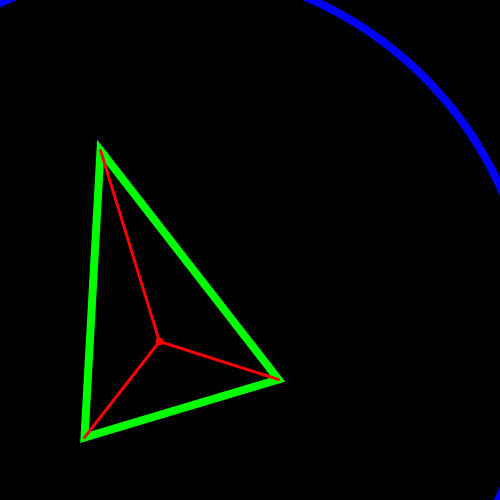
Frame 1 (no input)
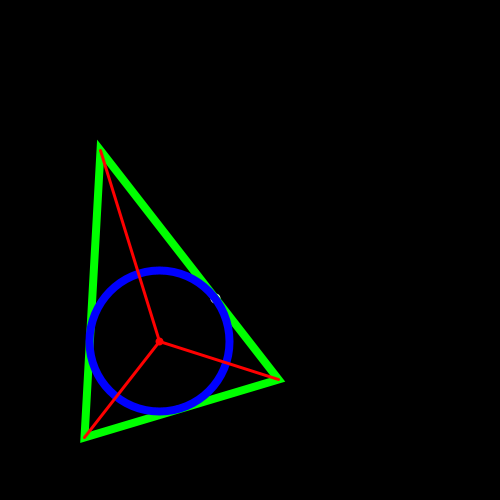
Frame 60 (the mouse pressed at the canvas centre just before this capture)
Frame 120 (the mouse held since frame 60 and released just before this capture): identical to frame 60, image omitted

The Processing sketch that drew these frames (run headless with seeded random() and noise(); from frame 60 on, the mouse is pressed at the canvas centre):

// Processing sketch: IncenterTriangle
// ── IncenterTriangle.pde
float[][] pos = new float[3][2]; // 3 points, 2 parts (x, y)
float xf, yf, r;
float a, b, c;

void setup() {
  size(500, 500);
  pos[0][0] = 100.0;
  pos[0][1] = 150;
  pos[1][0] = 278;
  pos[1][1] = 379;
  pos[2][0] = 84;
  pos[2][1] = 437;

  noFill();
  stroke(255);
}

void draw() {
  background(0);

  adjustPoints();

  updateVars();

  strokeWeight(8);
  stroke(0, 255, 0);
  triangle(pos[0][0], pos[0][1], pos[1][0], pos[1][1], pos[2][0], pos[2][1]);

  stroke(0, 0, 255);
  ellipse(xf, yf, r*2, r*2);

  stroke(255, 0, 0);
  point(xf, yf);

  strokeWeight(3);
  line(pos[0][0], pos[0][1], xf, yf);
  line(pos[1][0], pos[1][1], xf, yf);
  line(pos[2][0], pos[2][1], xf, yf);
}

void updateVars() {
  float m1 = (pos[0][1]-pos[1][1])/(pos[0][0]-pos[1][0]);
  float m2 = (pos[1][0]-pos[0][0])/(pos[0][1]-pos[1][1]);
  float b1 = pos[0][1]-m1*pos[0][0]; // b = y - mx
  float b2 = yf-m2*xf;
  a = sqrt(sq(pos[1][0]-pos[2][0])+sq(pos[1][1]-pos[2][1]));
  b = sqrt(sq(pos[2][0]-pos[0][0])+sq(pos[2][1]-pos[0][1]));
  c = sqrt(sq(pos[0][0]-pos[1][0])+sq(pos[0][1]-pos[1][1]));
  float A = sqrt((a+b+c)*(b+c)*(a+c)*(a+b));
  xf = (a*pos[0][0]+b*pos[1][0]+c*pos[2][0])/(a+b+c);
  yf = (a*pos[0][1]+b*pos[1][1]+c*pos[2][1])/(a+b+c);
  r = 2*A/(a+b+c);
  float xN = ((m1-m2)/(b2-b1));
  float yN = m1*xN+b1;
  xN = (b2-b1)/(m1-m2);
  yN = (b2*m1-b1*m2)/(m1-m2);
  strokeWeight(8);
  stroke(255);
  strokeWeight(10);
  point(xN, yN);
  r = sqrt(sq(xf-xN)+sq(yf-yN));
}

void adjustPoints() {
  if (mousePressed) {
    if (key == 'a') {
      pos[0][0] = mouseX;
      pos[0][1] = mouseY;
    }
    if (key == 'b') {
      pos[1][0] = mouseX+.25;
      pos[1][1] = mouseY+.25;
    }
    if (key == 'c') {
      pos[2][0] = mouseX+.5;
      pos[2][1] = mouseY+.5;
    }
  }
}

void mouseWheel() {
  pos[0][0] = random(0, 500);
  pos[0][1] = random(0, 500);
  pos[1][0] = random(0, 500)+.25;
  pos[1][1] = random(0, 500)+.25;
  pos[2][0] = random(0, 500)+.5;
  pos[2][1] = random(0, 500)+.5;
}
